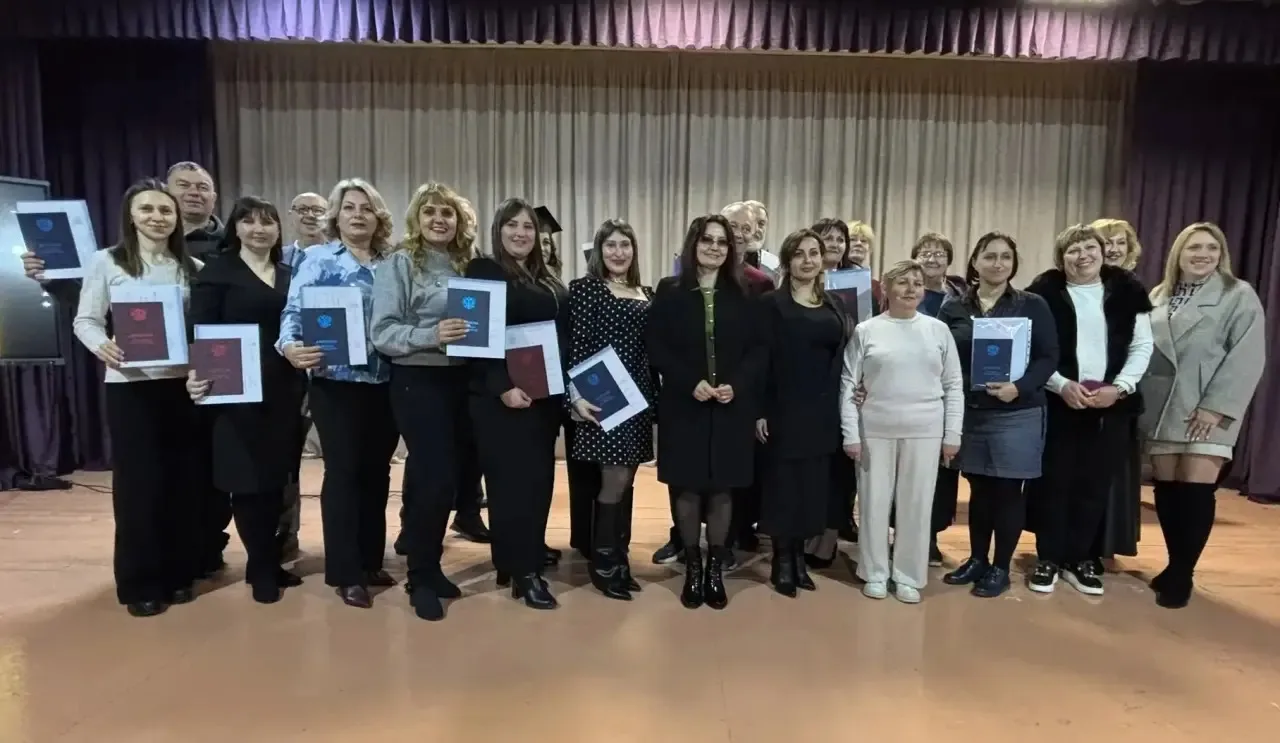
#> input picture 2_2025-2/2_mat-met-ras-obr/9-2_input.png, 1280 x 743 px
$ python 9-0_Trifonov_MMRO_PR8.py
#> lines starting #> are read from the running program, lines starting #| are printed output that depends on the picture; after the words box and inside, x2 and y2 are one past the last pixel; in counts of white or black regions, pixels touching at a corner belong together
"""
ПРАКТИЧЕСКАЯ РАБОТА:
ИСПОЛЬЗОВАНИЕ PYTHON И БИБЛИОТЕКИ OPEN CV ДЛЯ РАСПОЗНАВАНИЯ ОБЪЕКТОВ

Тема примера: обнаружение лиц на статичном изображении с помощью
каскада Хаара из библиотеки OpenCV.

Требуемые зависимости:
    pip install opencv-python
"""

import cv2  # основная библиотека компьютерного зрения OpenCV [web:6]
import os


def load_cascade(cascade_path: str) -> cv2.CascadeClassifier:
    """
    Загрузка каскада Хаара из файла XML.

    :param cascade_path: путь к файлу каскада (например, haarcascade_frontalface_default.xml)
    :return: объект CascadeClassifier
    """
    if not os.path.exists(cascade_path):
        raise FileNotFoundError(
            f"Файл каскада не найден: {cascade_path}. "
            f"Скачайте, пожалуйста, 'haarcascade_frontalface_default.xml' "
            f"из репозитория OpenCV и разместите рядом с main.py. [web:1]"
        )

    # Создаём объект классификатора и загружаем в него обученный каскад
    cascade = cv2.CascadeClassifier(cascade_path)

    # Проверяем, успешно ли загружен каскад
    if cascade.empty():
        raise RuntimeError(
            "Не удалось загрузить каскад Хаара. "
            "Проверьте корректность файла XML. [web:1]"
        )

    return cascade


def detect_faces_on_image(
    image_path: str,
    cascade: cv2.CascadeClassifier,
    scale_factor: float = 1.1,
    min_neighbors: int = 4,
    min_size: tuple = (30, 30),
):
    """
    Обнаружение лиц на статичном изображении с использованием каскада Хаара.

    :param image_path: путь к исходному изображению
    :param cascade: загруженный каскад Хаара (cv2.CascadeClassifier)
    :param scale_factor: параметр масштабирования для detectMultiScale
    :param min_neighbors: количество соседей для подтверждения прямоугольника
    :param min_size: минимальный размер обнаруживаемого лица
    :return: кортеж (исходное_изображение_BGR, список_прямоугольников_лиц)
    """
    if not os.path.exists(image_path):
        raise FileNotFoundError(
            f"Изображение не найдено: {image_path}. "
            f"Положите тестовое изображение (например, 'input.png') рядом с main.py."
        )

    # Читаем исходное цветное изображение в формате BGR
    image = cv2.imread(image_path)

    if image is None:
        raise RuntimeError(
            "Не удалось загрузить изображение. "
            "Проверьте формат и целостность файла."
        )

    # Переводим изображение в оттенки серого.
    # Для каскада Хаара обязательно использовать одноцветное изображение.
    gray = cv2.cvtColor(image, cv2.COLOR_BGR2GRAY)

    # Применяем метод detectMultiScale для поиска лиц.
    # scaleFactor – масштабирует окно поиска, minNeighbors – фильтрация ложных срабатываний. [web:2][web:5]
    faces = cascade.detectMultiScale(
        gray,
        scaleFactor=scale_factor,
        minNeighbors=min_neighbors,
        minSize=min_size,
    )

    return image, faces


def draw_faces(image, faces):
    """
    Отрисовка прямоугольников вокруг найденных лиц на изображении.

    :param image: исходное изображение BGR
    :param faces: список координат лиц (x, y, w, h)
    :return: изображение с нарисованными прямоугольниками
    """
    # Перебираем все найденные области, соответствующие лицам
    for (x, y, w, h) in faces:
        # Рисуем прямоугольник зелёного цвета толщиной 2 пикселя
        cv2.rectangle(
            image,          # изображение
            (x, y),         # левая верхняя точка
            (x + w, y + h), # правая нижняя точка
            (0, 255, 0),    # цвет в формате BGR (зелёный)
            2               # толщина линии
        )

    return image


def main():
    """
    Точка входа программы.

    Алгоритм работы:
    1. Загружаем каскад Хаара для обнаружения лиц.
    2. Загружаем исходное изображение.
    3. Выполняем обнаружение лиц с помощью detectMultiScale.
    4. Обводим найденные лица прямоугольниками.
    5. Сохраняем результат в файл и отображаем окно с результатом.
    """
    # Имя файла каскада Хаара (должен лежать рядом с main.py).
    # Классический файл для обнаружения лиц: haarcascade_frontalface_default.xml [web:1]
    cascade_path = "9-1_haarcascade_frontalface_default.xml"

    # Имя входного изображения
    input_image_path = "9-2_input.png"  # при необходимости измените на своё изображение

    # Имя выходного изображения с результатом
    output_image_path = "9-3_output_faces.png"

    # 1. Загрузка каскада
    face_cascade = load_cascade(cascade_path)

    # 2–3. Обнаружение лиц
    image, faces = detect_faces_on_image(
        image_path=input_image_path,
        cascade=face_cascade,
        scale_factor=1.1,
        min_neighbors=5,
        min_size=(30, 30),
    )
#> in detect_faces_on_image, image is the input picture: shape (743, 1280, 3); mean B, G, R 81.3, 87.4, 96.6
#> in detect_faces_on_image, `gray = cv2.cvtColor(image, cv2.COLOR_BGR2GRAY)`:
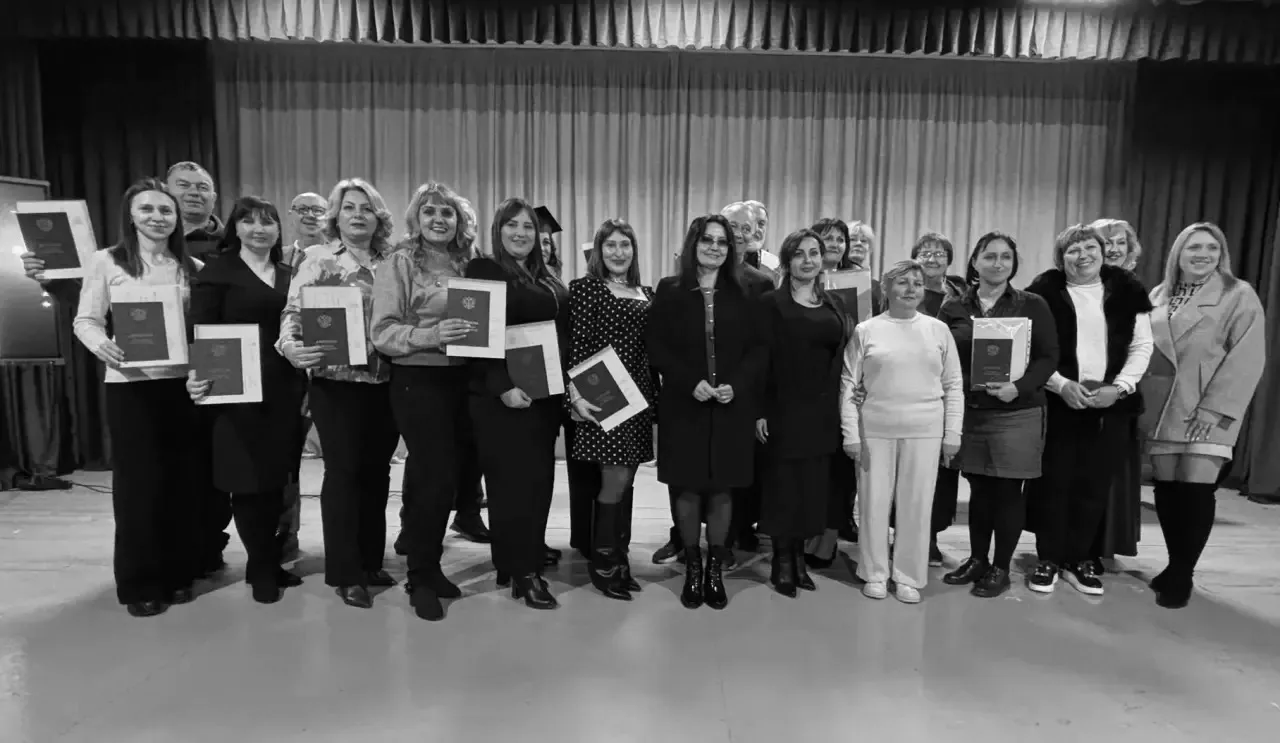
#> gray: shape (743, 1280); min 0, max 255, mean 89.4
#> in detect_faces_on_image, `faces = cascade.detectMultiScale( gray, scaleFactor=scale_factor, minN..`: faces = 14 rows, first 6: [497, 208, 46, 46], [817, 226, 35, 35], [598, 230, 41, 41], [692, 224, 45, 45], [1097, 230, 36, 36], [787, 237, 42, 42]

    print(f"Найдено лиц: {len(faces)}")
#| Найдено лиц: 14

    # 4. Рисуем прямоугольники вокруг найденных лиц
    image_with_faces = draw_faces(image, faces)
#> the loop in draw_faces, `for (x, y, w, h) in faces:` made 14 passes
#> (x, y, w, h) on passes 1 to 12: (497, 208, 46, 46), (817, 226, 35, 35), (598, 230, 41, 41), (692, 224, 45, 45), (1097, 230, 36, 36), (787, 237, 42, 42), (975, 240, 45, 45), (893, 269, 37, 37), (169, 167, 48, 48), (128, 189, 54, 54), (1177, 228, 50, 50), (333, 189, 49, 49)
#> after the loop in draw_faces, `for (x, y, w, h) in faces:`:
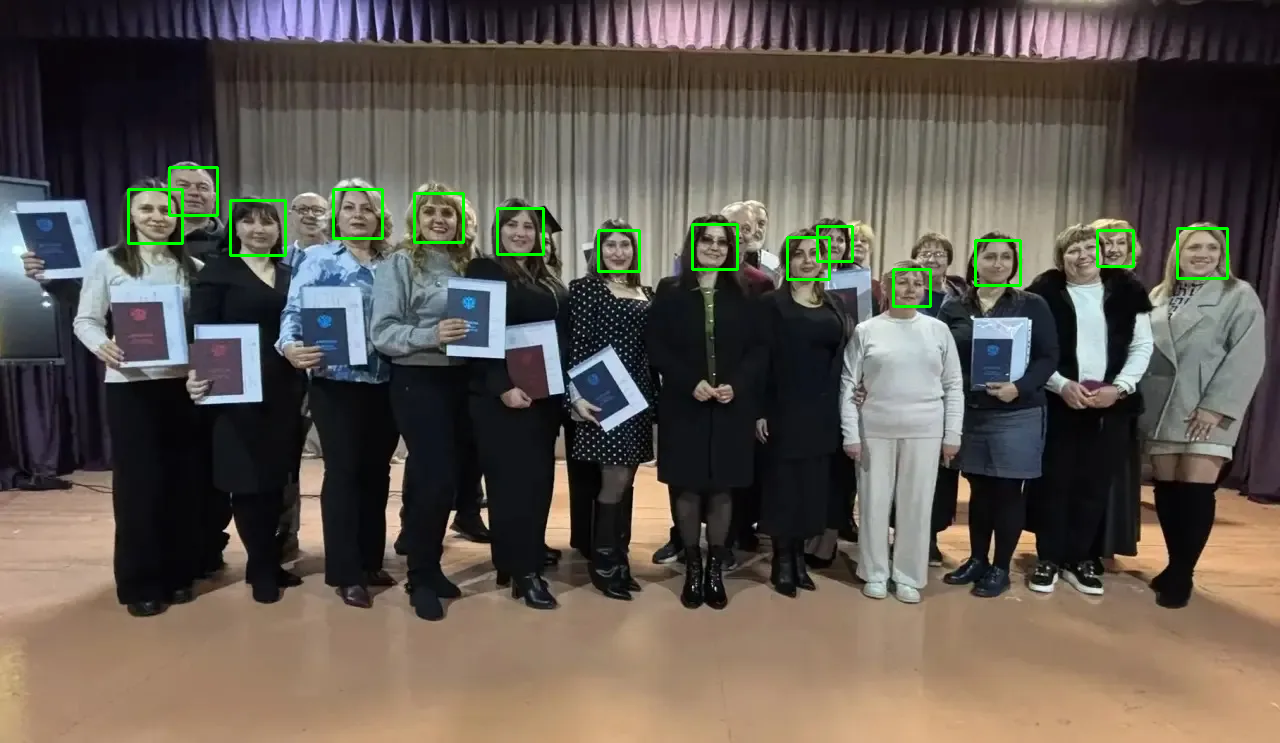
#> image: shape (743, 1280, 3); 0.79% of pixels changed, all inside (x1, y1, x2, y2) = (127, 166, 1229, 308)

    # 5. Сохраняем результат в файл
    cv2.imwrite(output_image_path, image_with_faces)
    print(f"Результат сохранён в файл: {output_image_path}")

    # Дополнительно можем показать результат в отдельном окне
    cv2.imshow("Результат обнаружения лиц", image_with_faces)
    print("Нажмите любую клавишу в окне изображения, чтобы завершить программу.")
    cv2.waitKey(0)  # ожидание нажатия клавиши
    cv2.destroyAllWindows()


if __name__ == "__main__":
    main()

$ run again, with 2_2025-2/2_mat-met-ras-obr/4-2_foto.png copied over 2_2025-2/2_mat-met-ras-obr/9-2_input.png
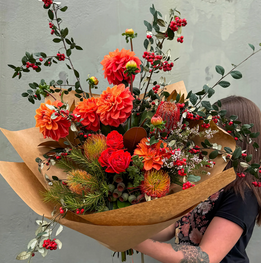
#> input picture 2_2025-2/2_mat-met-ras-obr/4-2_foto.png, 261 x 263 px
#> in detect_faces_on_image, image is the input picture: shape (263, 261, 3); mean B, G, R 92.2, 112, 140.2
#> in detect_faces_on_image, `gray = cv2.cvtColor(image, cv2.COLOR_BGR2GRAY)`:
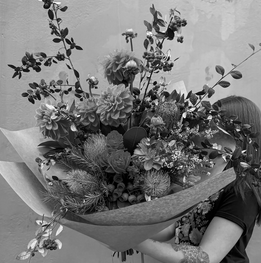
#> gray: shape (263, 261); min 0, max 254, mean 118.2
#> in detect_faces_on_image, `faces = cascade.detectMultiScale( gray, scaleFactor=scale_factor, minN..`: faces = ()
#| Найдено лиц: 0
